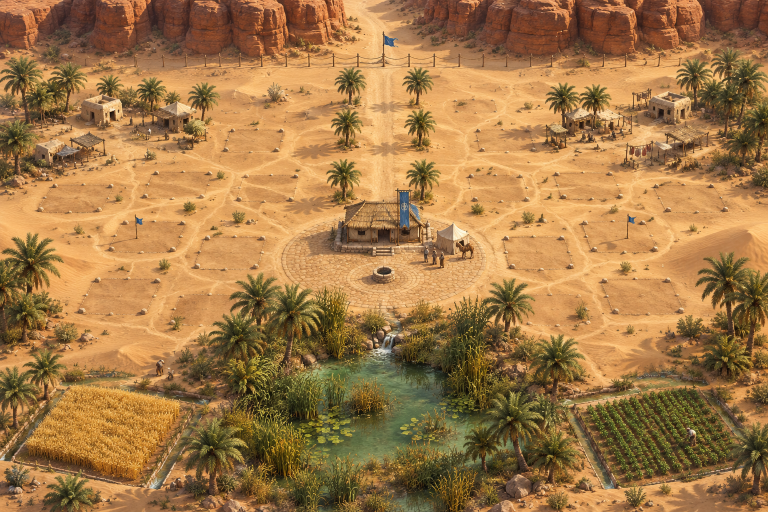
#> input picture docs/approved/art/ARCHIVE/TOWN_MASTER_2026-10-17_V1.png, 1536 x 1024 px, found by its file name (shown at 1/2 size)
$ python land_ladder.py ../../docs/approved/art/ARCHIVE/TOWN_MASTER_2026-10-17_V1.png
#> lines starting #> are read from the running program, lines starting #| are printed output that depends on the picture
#> further down, v1 is the input picture: shape (1024, 1536, 3); mean B, G, R 72, 121.4, 162.9
"""Build the 11 land stages (one per Town Hall look) from the locked pictures.
Stages 1-3 reuse the 'worse' bases with their grading; 4-6 are the existing greener pictures;
7-11 are new additions on the full green picture (V1). Homes: wooden -> mud-brick -> whitewashed."""
import sys, pathlib, pickle
sys.path.insert(0, str(pathlib.Path(__file__).parent))
import numpy as np, cv2
from worse_lib import water_masks, veg_weight, dry_plants, murky_water, mud_rim, dry_channel, haze, lab_planes, to_bgr
from homes import wood, whitewash
from sprites import place, place_flowering
from growth_lib import pave, lush, golden, kerb, clear_water, fresh_reeds

S = pathlib.Path(sys.argv[1])
A = S.parent.parent / 'docs' / 'approved' / 'art' / 'ARCHIVE'  # locked masters V1 and V2
OUT = S / 'land' / 'stages'  # generated output, gitignored
OUT.mkdir(parents=True, exist_ok=True)
rd = lambda p: cv2.imread(str(S / p))
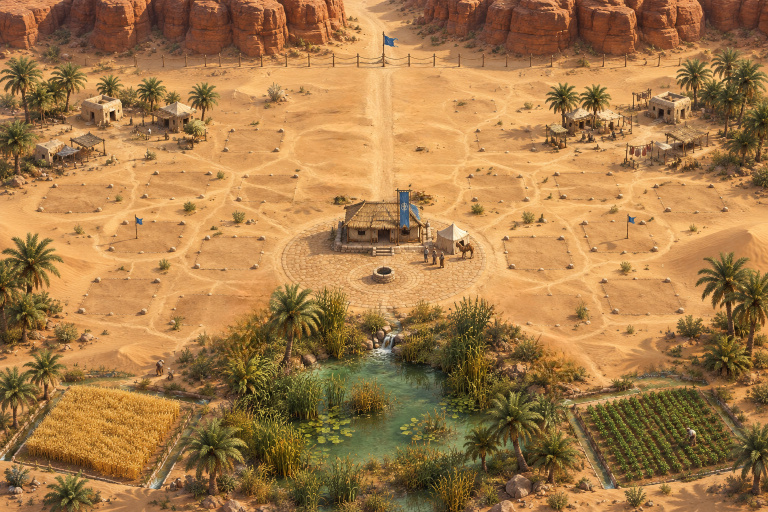
#> input picture tools/images/worse/step_road.png, 1536 x 1024 px, found by its file name (shown at 1/2 size)
#> further down, road is the input picture: shape (1024, 1536, 3); mean B, G, R 73, 123, 165.7
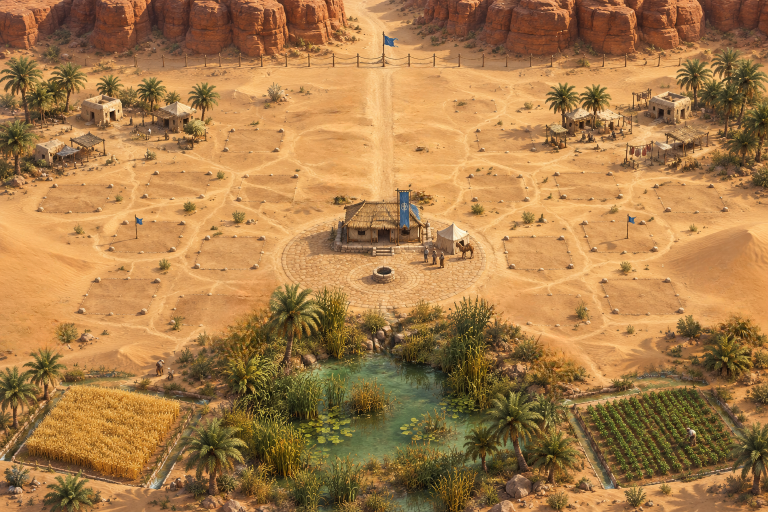
#> input picture tools/images/worse/base_opt4.png, 1536 x 1024 px, found by its file name (shown at 1/2 size)
#> further down, b4 is the input picture: shape (1024, 1536, 3); mean B, G, R 73.9, 124.6, 168.3
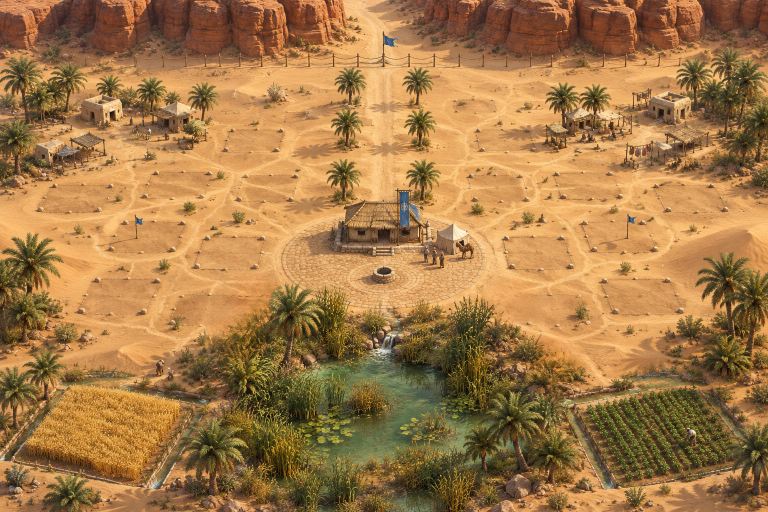
#> input picture tools/images/masters/drafts/TOWN_MASTER_draft_5-palm-oasis.png, 1536 x 1024 px, found by its file name (shown at 1/2 size)

# [27 lines left out: functions wheat_mask, wither_wheat, grade, not called in this run]

ALL = ['L1', 'L2', 'L3', 'R1', 'R4']
v1 = cv2.imread(str(A / 'TOWN_MASTER_2026-10-17_V1.png'))
road = rd('worse/step_road.png')
b4 = rd('worse/base_opt4.png')
five = rd('masters/drafts/TOWN_MASTER_draft_5-palm-oasis.png')
#> five is the input picture: shape (1024, 1536, 3); mean B, G, R 72.4, 122.1, 164.2
#> (the run stopped early here; a loop or call above may not have finished)
